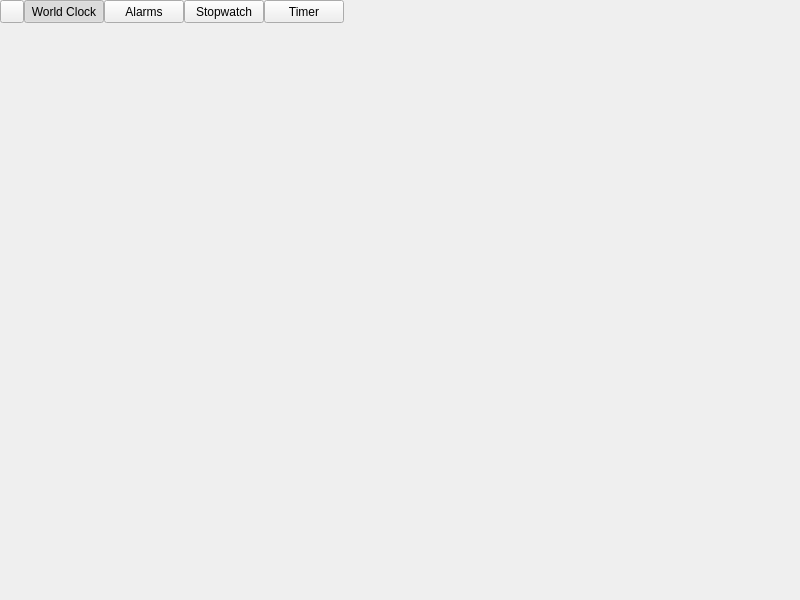
<?xml version="1.0" encoding="UTF-8"?>
<ui version="4.0">
 <class>MainWindow</class>
 <widget class="QMainWindow" name="MainWindow">
  <property name="geometry">
   <rect>
    <x>0</x>
    <y>0</y>
    <width>800</width>
    <height>600</height>
   </rect>
  </property>
  <property name="windowTitle">
   <string>the24</string>
  </property>
  <property name="windowIcon">
   <iconset theme="the24">
    <normaloff>:/icons/the24.svg</normaloff>:/icons/the24.svg</iconset>
  </property>
  <widget class="QWidget" name="centralwidget">
   <layout class="QVBoxLayout" name="verticalLayout">
    <property name="spacing">
     <number>0</number>
    </property>
    <property name="leftMargin">
     <number>0</number>
    </property>
    <property name="topMargin">
     <number>0</number>
    </property>
    <property name="rightMargin">
     <number>0</number>
    </property>
    <property name="bottomMargin">
     <number>0</number>
    </property>
    <item>
     <widget class="QWidget" name="topWidget" native="true">
      <property name="autoFillBackground">
       <bool>true</bool>
      </property>
      <layout class="QHBoxLayout" name="horizontalLayout">
       <property name="spacing">
        <number>0</number>
       </property>
       <property name="leftMargin">
        <number>0</number>
       </property>
       <property name="topMargin">
        <number>0</number>
       </property>
       <property name="rightMargin">
        <number>0</number>
       </property>
       <property name="bottomMargin">
        <number>0</number>
       </property>
       <item>
        <layout class="QHBoxLayout" name="leftCsdLayout">
         <property name="spacing">
          <number>0</number>
         </property>
        </layout>
       </item>
       <item>
        <widget class="QToolButton" name="menuButton">
         <property name="sizePolicy">
          <sizepolicy hsizetype="Preferred" vsizetype="Preferred">
           <horstretch>0</horstretch>
           <verstretch>0</verstretch>
          </sizepolicy>
         </property>
         <property name="text">
          <string/>
         </property>
         <property name="icon">
          <iconset theme="the24">
           <normaloff>:/icons/the24.svg</normaloff>:/icons/the24.svg</iconset>
         </property>
         <property name="popupMode">
          <enum>QToolButton::InstantPopup</enum>
         </property>
        </widget>
       </item>
       <item>
        <widget class="QPushButton" name="worldClockButton">
         <property name="sizePolicy">
          <sizepolicy hsizetype="Preferred" vsizetype="Preferred">
           <horstretch>0</horstretch>
           <verstretch>0</verstretch>
          </sizepolicy>
         </property>
         <property name="text">
          <string>World Clock</string>
         </property>
         <property name="icon">
          <iconset theme="clock-world">
           <normaloff>.</normaloff>.</iconset>
         </property>
         <property name="checkable">
          <bool>true</bool>
         </property>
         <property name="checked">
          <bool>true</bool>
         </property>
         <property name="autoExclusive">
          <bool>true</bool>
         </property>
        </widget>
       </item>
       <item>
        <widget class="QPushButton" name="alarmsButton">
         <property name="sizePolicy">
          <sizepolicy hsizetype="Preferred" vsizetype="Preferred">
           <horstretch>0</horstretch>
           <verstretch>0</verstretch>
          </sizepolicy>
         </property>
         <property name="text">
          <string>Alarms</string>
         </property>
         <property name="icon">
          <iconset theme="clock-alarm">
           <normaloff>.</normaloff>.</iconset>
         </property>
         <property name="checkable">
          <bool>true</bool>
         </property>
         <property name="autoExclusive">
          <bool>true</bool>
         </property>
        </widget>
       </item>
       <item>
        <widget class="QPushButton" name="stopwatchButton">
         <property name="sizePolicy">
          <sizepolicy hsizetype="Preferred" vsizetype="Preferred">
           <horstretch>0</horstretch>
           <verstretch>0</verstretch>
          </sizepolicy>
         </property>
         <property name="text">
          <string>Stopwatch</string>
         </property>
         <property name="icon">
          <iconset theme="clock-stopwatch">
           <normaloff>.</normaloff>.</iconset>
         </property>
         <property name="checkable">
          <bool>true</bool>
         </property>
         <property name="autoExclusive">
          <bool>true</bool>
         </property>
        </widget>
       </item>
       <item>
        <widget class="QPushButton" name="timerButton">
         <property name="sizePolicy">
          <sizepolicy hsizetype="Preferred" vsizetype="Preferred">
           <horstretch>0</horstretch>
           <verstretch>0</verstretch>
          </sizepolicy>
         </property>
         <property name="text">
          <string>Timer</string>
         </property>
         <property name="icon">
          <iconset theme="clock-timer">
           <normaloff>.</normaloff>.</iconset>
         </property>
         <property name="checkable">
          <bool>true</bool>
         </property>
         <property name="autoExclusive">
          <bool>true</bool>
         </property>
        </widget>
       </item>
       <item>
        <spacer name="horizontalSpacer">
         <property name="orientation">
          <enum>Qt::Horizontal</enum>
         </property>
         <property name="sizeHint" stdset="0">
          <size>
           <width>40</width>
           <height>20</height>
          </size>
         </property>
        </spacer>
       </item>
       <item>
        <layout class="QHBoxLayout" name="rightCsdLayout">
         <property name="spacing">
          <number>0</number>
         </property>
        </layout>
       </item>
      </layout>
     </widget>
    </item>
    <item>
     <widget class="tStackedWidget" name="stackedWidget">
      <widget class="WorldClock" name="worldClockPage"/>
      <widget class="Alarms" name="alarmsPage"/>
      <widget class="Stopwatch" name="stopwatchPage"/>
      <widget class="Timer" name="timerPage"/>
     </widget>
    </item>
   </layout>
  </widget>
  <action name="actionFileBug">
   <property name="icon">
    <iconset theme="tools-report-bug">
     <normaloff>.</normaloff>.</iconset>
   </property>
   <property name="text">
    <string>File Bug</string>
   </property>
  </action>
  <action name="actionSources">
   <property name="icon">
    <iconset theme="commit">
     <normaloff>.</normaloff>.</iconset>
   </property>
   <property name="text">
    <string>Sources</string>
   </property>
  </action>
  <action name="actionAbout">
   <property name="icon">
    <iconset theme="help-about">
     <normaloff>.</normaloff>.</iconset>
   </property>
   <property name="text">
    <string>About</string>
   </property>
  </action>
  <action name="actionExit">
   <property name="icon">
    <iconset theme="application-exit">
     <normaloff>.</normaloff>.</iconset>
   </property>
   <property name="text">
    <string>Exit</string>
   </property>
   <property name="shortcut">
    <string>Ctrl+Q</string>
   </property>
  </action>
 </widget>
 <customwidgets>
  <customwidget>
   <class>tStackedWidget</class>
   <extends>QStackedWidget</extends>
   <header location="global">tstackedwidget.h</header>
   <container>1</container>
   <slots>
    <signal>switchingFrame(int)</signal>
   </slots>
  </customwidget>
  <customwidget>
   <class>WorldClock</class>
   <extends>QWidget</extends>
   <header>worldclock/worldclock.h</header>
   <container>1</container>
  </customwidget>
  <customwidget>
   <class>Alarms</class>
   <extends>QWidget</extends>
   <header>alarm/alarms.h</header>
   <container>1</container>
  </customwidget>
  <customwidget>
   <class>Stopwatch</class>
   <extends>QWidget</extends>
   <header>stopwatch/stopwatch.h</header>
   <container>1</container>
  </customwidget>
  <customwidget>
   <class>Timer</class>
   <extends>QWidget</extends>
   <header>timer/timer.h</header>
   <container>1</container>
  </customwidget>
 </customwidgets>
 <resources/>
 <connections/>
</ui>
